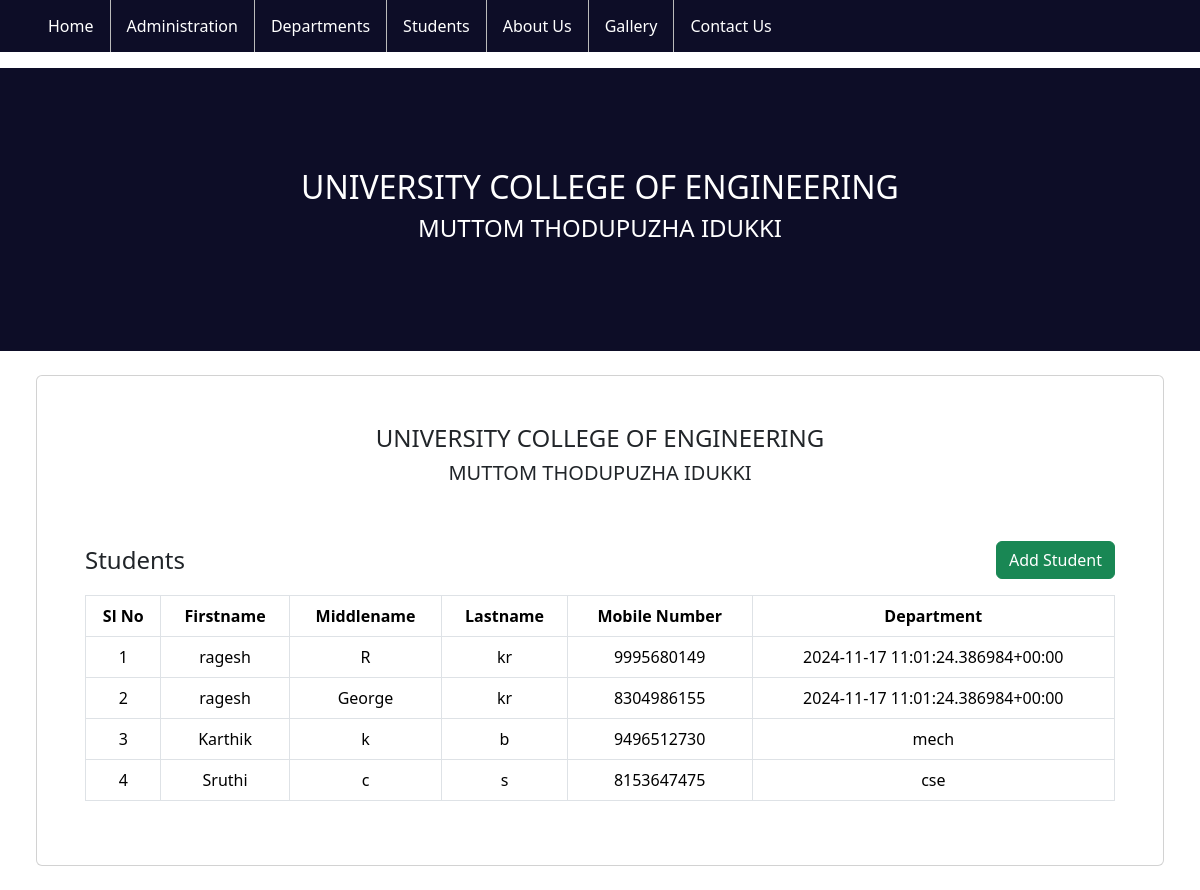
Screenshot of /stud with the database file from the repository.
### school/models.py (models this page shows)
class students(models.Model):
    firstname = models.CharField(max_length = 255)
    lastname = models.CharField(max_length = 255)
    middlename = models.CharField(max_length = 255)
    housename = models.CharField(max_length = 255,)
    fathername = models.CharField(max_length = 255)
    mobile = models.IntegerField()
    depart = models.CharField(max_length=255)

### school/views.py (the view)
# urls.py: path('stud',views.stud,name='stud'),
def stud(request):
   stud = students.objects.all().values()
   context={
      'students':stud,
   }
   return render(request,'school/students.html',context)

### school/templates/school/students.html (shortened to what this page needs)
{% load static %}
{% include 'school/base.html' %}
<!DOCTYPE html>
<html lang="gr">
<head>
    <link href="https://cdn.jsdelivr.net/npm/bootstrap@5.3.3/dist/css/bootstrap.min.css" rel="stylesheet">
</head>
<body>
    <div class="container-fluid">
        <div class="card p-5 m-4">
            <h4 class="text-center">UNIVERSITY COLLEGE OF ENGINEERING</h4>
            <h5 class="text-center">MUTTOM THODUPUZHA IDUKKI</h5>
            <div class="d-flex justify-content-between align-items-center mt-5">
                <h4 class="mb-0">Students</h4>
                <a href="/add_stud"><button type="button" class="btn btn-success">Add Student</button></a>
            </div>
            <div class="table-responsive mt-3">
                <table class="table-bordered w-100 table text-center">
                    <tr class="p-3">
                        <th>Sl No</th>
                        <th>Firstname</th>
                        <th>Middlename</th>
                        <th>Lastname</th>
                        <th>Mobile Number</th>
                        <th>Department</th>
                    </tr>
                    {% for i in students %}
                    <tr class="p-3">
                        <td>{{forloop.counter}}</td>
                        <td>{{ i.firstname }}</ld>
                        <td>{{ i.middlename }}</td>
                        <td>{{ i.lastname }}</td>
                        <td>{{ i.mobile }}</td>
                        <td>{{i.depart}}</td>
                    </tr>
                    {% endfor %}
                </table>
            </div>
        </div>
    </div>
</body>
</html>

### rows the page displays
students: firstname "ragesh", middlename "R", lastname "kr", mobile "9995680149", depart "2024-11-17 11:01:24.386984+00:00"
students: firstname "ragesh", middlename "George", lastname "kr", mobile "8304986155", depart "2024-11-17 11:01:24.386984+00:00"
students: firstname "Karthik", middlename "k", lastname "b", mobile "9496512730", depart "mech"
students: firstname "Sruthi", middlename "c", lastname "s", mobile "8153647475", depart "cse"
